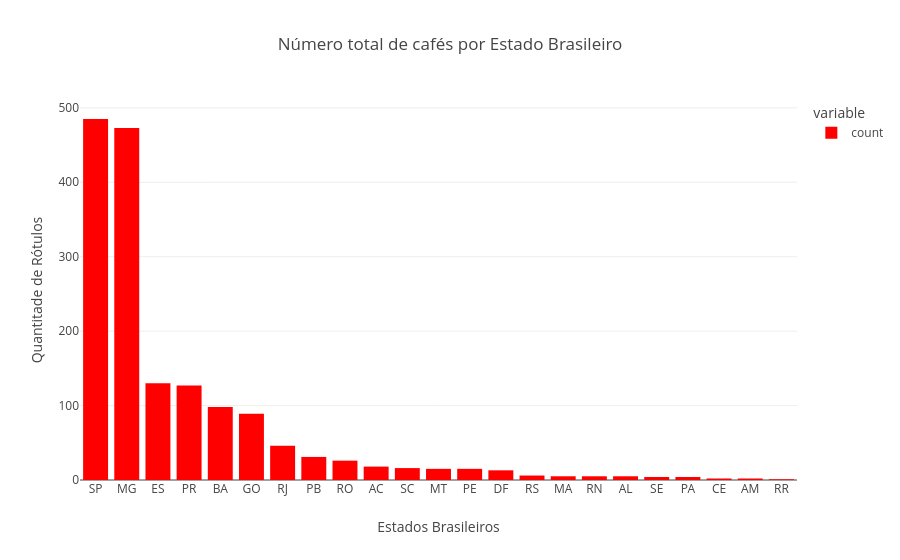

The code cell stored with this chart in its notebook:
### Markdown cell above
### Produção por Estado
- Percebemos que São Paulo e Minas dominam a produção cafeicultora de qualidade (Especial, Gourmet e Superior) do país, sendo que MG tem a maior produção de cafés Especiais (18 rótulos).
- Curioso verificar que São Paulo não produz cafés Especiais, talvez por alguma limitação do tipo de solo ou altitude.
- SP e MG também dominam, com folga, a produção total de café somando todos os tipos.

### Code cell
todos_por_estado = coffee_data['estado'].value_counts()
fig = px.bar(todos_por_estado, title='Número total de cafés por Estado Brasileiro', labels={'estado': 'Estados Brasileiros', 'value': 'Quantitade de Rótulos'})
fig.update_traces(marker_color='red')

### Figure 1 — Plotly figure (JSON) as saved in the notebook; plotly's stock layout.template omitted (floating-point values rounded to 4 significant figures)
{"data": [{"hovertemplate": "variable=count<br>Estados Brasileiros=%{x}<br>Quantitade de Rótulos=%{y}<extra></extra>", "legendgroup": "count", "marker": {"color": "red", "pattern": {"shape": ""}}, "name": "count", "orientation": "v", "showlegend": true, "textposition": "auto", "type": "bar", "x": ["SP", "MG", "ES", "PR", "BA", "GO", "RJ", "PB", "RO", "AC", "SC", "MT", "PE", "DF", "RS", "MA", "RN", "AL", "SE", "PA", "CE", "AM", "RR"], "xaxis": "x", "y": [485, 473, 130, 127, 98, 89, 46, 31, 26, 18, 16, 15, 15, 13, 6, 5, 5, 5, 4, 4, 2, 2, 1], "yaxis": "y"}], "layout": {"barmode": "relative", "legend": {"title": {"text": "variable"}, "tracegroupgap": 0}, "title": {"text": "Número total de cafés por Estado Brasileiro"}, "xaxis": {"anchor": "y", "domain": [0, 1], "title": {"text": "Estados Brasileiros"}}, "yaxis": {"anchor": "x", "domain": [0, 1], "title": {"text": "Quantitade de Rótulos"}}}}
